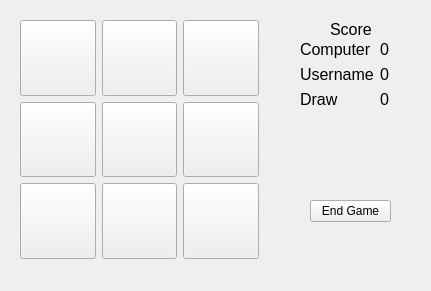
<?xml version="1.0" encoding="UTF-8"?>
<ui version="4.0">
 <class>TicTacToe</class>
 <widget class="QWidget" name="TicTacToe">
  <property name="geometry">
   <rect>
    <x>0</x>
    <y>0</y>
    <width>431</width>
    <height>291</height>
   </rect>
  </property>
  <property name="windowTitle">
   <string>Form</string>
  </property>
  <widget class="QWidget" name="formLayoutWidget">
   <property name="geometry">
    <rect>
     <x>300</x>
     <y>40</y>
     <width>111</width>
     <height>71</height>
    </rect>
   </property>
   <layout class="QFormLayout" name="formLayout">
    <property name="fieldGrowthPolicy">
     <enum>QFormLayout::AllNonFixedFieldsGrow</enum>
    </property>
    <item row="0" column="0">
     <widget class="QLabel" name="computerLabel">
      <property name="font">
       <font>
        <pointsize>12</pointsize>
       </font>
      </property>
      <property name="text">
       <string>Computer</string>
      </property>
     </widget>
    </item>
    <item row="0" column="1">
     <widget class="QLabel" name="computerScore">
      <property name="font">
       <font>
        <pointsize>12</pointsize>
       </font>
      </property>
      <property name="text">
       <string>0</string>
      </property>
     </widget>
    </item>
    <item row="1" column="0">
     <widget class="QLabel" name="usernameLabel">
      <property name="font">
       <font>
        <pointsize>12</pointsize>
       </font>
      </property>
      <property name="text">
       <string>Username</string>
      </property>
     </widget>
    </item>
    <item row="1" column="1">
     <widget class="QLabel" name="usernameScore">
      <property name="font">
       <font>
        <pointsize>12</pointsize>
       </font>
      </property>
      <property name="text">
       <string>0</string>
      </property>
     </widget>
    </item>
    <item row="2" column="0">
     <widget class="QLabel" name="drawLabel">
      <property name="font">
       <font>
        <pointsize>12</pointsize>
       </font>
      </property>
      <property name="text">
       <string>Draw</string>
      </property>
     </widget>
    </item>
    <item row="2" column="1">
     <widget class="QLabel" name="drawScore">
      <property name="font">
       <font>
        <pointsize>12</pointsize>
       </font>
      </property>
      <property name="text">
       <string>0</string>
      </property>
     </widget>
    </item>
   </layout>
  </widget>
  <widget class="QLabel" name="scoreLabel">
   <property name="geometry">
    <rect>
     <x>330</x>
     <y>20</y>
     <width>45</width>
     <height>19</height>
    </rect>
   </property>
   <property name="font">
    <font>
     <pointsize>12</pointsize>
    </font>
   </property>
   <property name="text">
    <string>Score</string>
   </property>
  </widget>
  <widget class="QWidget" name="gridLayoutWidget">
   <property name="geometry">
    <rect>
     <x>20</x>
     <y>20</y>
     <width>239</width>
     <height>239</height>
    </rect>
   </property>
   <layout class="QGridLayout" name="gridLayout">
    <item row="1" column="2">
     <widget class="QPushButton" name="button23">
      <property name="sizePolicy">
       <sizepolicy hsizetype="Minimum" vsizetype="Minimum">
        <horstretch>0</horstretch>
        <verstretch>0</verstretch>
       </sizepolicy>
      </property>
      <property name="minimumSize">
       <size>
        <width>75</width>
        <height>75</height>
       </size>
      </property>
      <property name="autoFillBackground">
       <bool>false</bool>
      </property>
      <property name="text">
       <string/>
      </property>
      <property name="icon">
       <iconset>
        <normaloff>img/blank.png</normaloff>img/blank.png</iconset>
      </property>
      <property name="iconSize">
       <size>
        <width>50</width>
        <height>50</height>
       </size>
      </property>
     </widget>
    </item>
    <item row="2" column="2">
     <widget class="QPushButton" name="button33">
      <property name="sizePolicy">
       <sizepolicy hsizetype="Minimum" vsizetype="Minimum">
        <horstretch>0</horstretch>
        <verstretch>0</verstretch>
       </sizepolicy>
      </property>
      <property name="minimumSize">
       <size>
        <width>75</width>
        <height>75</height>
       </size>
      </property>
      <property name="autoFillBackground">
       <bool>false</bool>
      </property>
      <property name="text">
       <string/>
      </property>
      <property name="icon">
       <iconset>
        <normaloff>img/blank.png</normaloff>img/blank.png</iconset>
      </property>
      <property name="iconSize">
       <size>
        <width>50</width>
        <height>50</height>
       </size>
      </property>
     </widget>
    </item>
    <item row="2" column="1">
     <widget class="QPushButton" name="button32">
      <property name="sizePolicy">
       <sizepolicy hsizetype="Minimum" vsizetype="Minimum">
        <horstretch>0</horstretch>
        <verstretch>0</verstretch>
       </sizepolicy>
      </property>
      <property name="minimumSize">
       <size>
        <width>75</width>
        <height>75</height>
       </size>
      </property>
      <property name="text">
       <string/>
      </property>
      <property name="icon">
       <iconset>
        <normaloff>img/blank.png</normaloff>img/blank.png</iconset>
      </property>
      <property name="iconSize">
       <size>
        <width>50</width>
        <height>50</height>
       </size>
      </property>
     </widget>
    </item>
    <item row="2" column="0">
     <widget class="QPushButton" name="button31">
      <property name="sizePolicy">
       <sizepolicy hsizetype="Minimum" vsizetype="Minimum">
        <horstretch>0</horstretch>
        <verstretch>0</verstretch>
       </sizepolicy>
      </property>
      <property name="minimumSize">
       <size>
        <width>75</width>
        <height>75</height>
       </size>
      </property>
      <property name="text">
       <string/>
      </property>
      <property name="icon">
       <iconset>
        <normaloff>img/blank.png</normaloff>img/blank.png</iconset>
      </property>
      <property name="iconSize">
       <size>
        <width>50</width>
        <height>50</height>
       </size>
      </property>
     </widget>
    </item>
    <item row="1" column="0">
     <widget class="QPushButton" name="button21">
      <property name="sizePolicy">
       <sizepolicy hsizetype="Minimum" vsizetype="Minimum">
        <horstretch>0</horstretch>
        <verstretch>0</verstretch>
       </sizepolicy>
      </property>
      <property name="minimumSize">
       <size>
        <width>75</width>
        <height>75</height>
       </size>
      </property>
      <property name="text">
       <string/>
      </property>
      <property name="icon">
       <iconset>
        <normaloff>img/blank.png</normaloff>img/blank.png</iconset>
      </property>
      <property name="iconSize">
       <size>
        <width>50</width>
        <height>50</height>
       </size>
      </property>
     </widget>
    </item>
    <item row="0" column="1">
     <widget class="QPushButton" name="button12">
      <property name="sizePolicy">
       <sizepolicy hsizetype="Minimum" vsizetype="Minimum">
        <horstretch>0</horstretch>
        <verstretch>0</verstretch>
       </sizepolicy>
      </property>
      <property name="minimumSize">
       <size>
        <width>75</width>
        <height>75</height>
       </size>
      </property>
      <property name="text">
       <string/>
      </property>
      <property name="icon">
       <iconset>
        <normaloff>img/blank.png</normaloff>img/blank.png</iconset>
      </property>
      <property name="iconSize">
       <size>
        <width>50</width>
        <height>50</height>
       </size>
      </property>
     </widget>
    </item>
    <item row="0" column="2">
     <widget class="QPushButton" name="button13">
      <property name="sizePolicy">
       <sizepolicy hsizetype="Minimum" vsizetype="Minimum">
        <horstretch>0</horstretch>
        <verstretch>0</verstretch>
       </sizepolicy>
      </property>
      <property name="minimumSize">
       <size>
        <width>75</width>
        <height>75</height>
       </size>
      </property>
      <property name="autoFillBackground">
       <bool>false</bool>
      </property>
      <property name="text">
       <string/>
      </property>
      <property name="icon">
       <iconset>
        <normaloff>img/blank.png</normaloff>img/blank.png</iconset>
      </property>
      <property name="iconSize">
       <size>
        <width>50</width>
        <height>50</height>
       </size>
      </property>
     </widget>
    </item>
    <item row="0" column="0">
     <widget class="QPushButton" name="button11">
      <property name="sizePolicy">
       <sizepolicy hsizetype="Minimum" vsizetype="Minimum">
        <horstretch>0</horstretch>
        <verstretch>0</verstretch>
       </sizepolicy>
      </property>
      <property name="minimumSize">
       <size>
        <width>75</width>
        <height>75</height>
       </size>
      </property>
      <property name="text">
       <string/>
      </property>
      <property name="icon">
       <iconset>
        <normaloff>img/blank.png</normaloff>img/blank.png</iconset>
      </property>
      <property name="iconSize">
       <size>
        <width>50</width>
        <height>50</height>
       </size>
      </property>
     </widget>
    </item>
    <item row="1" column="1">
     <widget class="QPushButton" name="button22">
      <property name="sizePolicy">
       <sizepolicy hsizetype="Minimum" vsizetype="Minimum">
        <horstretch>0</horstretch>
        <verstretch>0</verstretch>
       </sizepolicy>
      </property>
      <property name="minimumSize">
       <size>
        <width>75</width>
        <height>75</height>
       </size>
      </property>
      <property name="text">
       <string/>
      </property>
      <property name="icon">
       <iconset>
        <normaloff>img/blank.png</normaloff>img/blank.png</iconset>
      </property>
      <property name="iconSize">
       <size>
        <width>50</width>
        <height>50</height>
       </size>
      </property>
     </widget>
    </item>
   </layout>
  </widget>
  <widget class="QPushButton" name="endButton">
   <property name="geometry">
    <rect>
     <x>310</x>
     <y>200</y>
     <width>81</width>
     <height>22</height>
    </rect>
   </property>
   <property name="text">
    <string>End Game</string>
   </property>
  </widget>
 </widget>
 <resources/>
 <connections/>
</ui>
